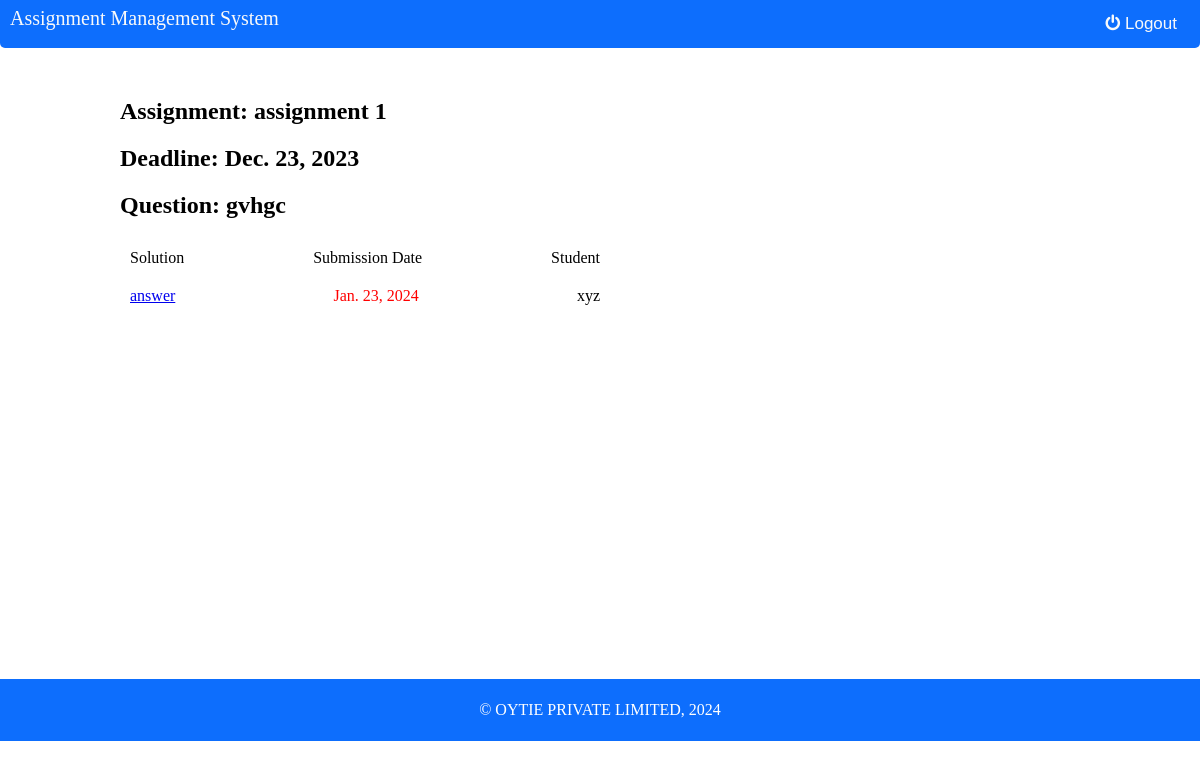
Page /assignment_response/2 on the committed database.
### service/models.py (models this page shows)
class Assignment(models.Model):
    name=models.CharField(max_length=50)
    batch=models.ForeignKey("Batch", on_delete=models.CASCADE)
    teacher_id=models.ForeignKey("Teacher", on_delete=models.CASCADE)
    questions=models.TextField(max_length=200)
    deadline=models.DateField()

class Solution(models.Model):
    stud_id=models.ForeignKey("Student", on_delete=models.CASCADE)
    assign_id=models.ForeignKey("Assignment", on_delete=models.CASCADE)
    solution=models.TextField(max_length=500)
    points=models.CharField(max_length=20,null=True)
    comment=models.CharField(max_length=80,null=True)
    submission_date=models.DateField()

class Student(models.Model):
    name=models.CharField(max_length=20)
    username=models.CharField(max_length=50)
    address=models.CharField(max_length=80)
    phone=models.CharField(max_length=20)
    email=models.EmailField(max_length = 254)
    batch=models.ForeignKey("Batch", on_delete=models.CASCADE)
    password=models.CharField(max_length=20)

### assignment_management/views.py (the view)
# urls.py: path('assignment_response/<int:id>',views.assignment_response,name="assignment_response"),
def assignment_response(request,id):
    main_list=[]
    assignset=Assignment.objects.filter(id=id)
    for assign in assignset:
        data={"id":assign.id,"name":assign.name,"deadline":assign.deadline,"que":assign.questions}
    result=Solution.objects.filter(assign_id=id)
    for res in result:
        stud_id=res.stud_id
        stud_detail=Student.objects.filter(id=stud_id.id)
        for s in stud_detail:
            stud_name=s.name
        list=[stud_id.id,stud_name,res.solution,res.submission_date]
        main_list.append(list)
    data.update({"details":main_list})
    return render(request,'assignment_response.html',data)

### templates/assignment_response.html (shortened to what this page needs)
<!DOCTYPE html>
<html lang="en">
<head>
  <link rel="stylesheet" href="https://cdnjs.cloudflare.com/ajax/libs/font-awesome/4.7.0/css/font-awesome.min.css">
</head>
<body>
  <nav>
    <h1 id="header">Assignment Management System</h1>
    <div id="nav--right">
      <form action="{%url 'logout'%}">
        <li><button id="logout"><i class="fa fa-power-off"></i>Logout</button></li>
      </form>
    </div>
  </nav>
  <div class="container">
    <h1 >Assignment: {{name}}</h1>
    <h1>Deadline: {{deadline}}</h1>
    <h1>Question: {{que}}</h1>
    <ul>
      <li>
        <div class="sol">Solution</div>
        <div class="submission">Submission Date</div>
        <div class="stud">Student</div>
      </li>
      {% for x in details%}
      <li>
        <a href="/check/{{id}}/{{x.0}}">
          <div>{{x.2}}</div>
        </a>
        <div class="date">{{x.3}}</div>
        <div>{{x.1}}</div>
      </li>
      {% endfor %}
    </ul>
    <br>
    <br>
  </div>
  <footer class="footer">
    <p>&copy; OYTIE PRIVATE LIMITED, 2024</p>
  </footer>
</body>
</html>

### templates/assignment_response.html (style rules this page uses)
* { padding: 0; margin: 0; box-sizing: border-box; }
html, main { width: 100%; height: 100%; position: relative; }
nav { display: flex; justify-content: space-between; background-color: #0d6efd; color: #f8f9fa; width: 100%; height: 6vh; border-radius: 0 0 5px 5px; }
#nav--right { display: flex; align-items: center; gap: 20px; }
.container { width: 80%; margin: 50px auto; text-align: left; }
h1 { font-size: 24px; margin-bottom: 20px; }
#header { margin-left: 10px; margin-right: 10px; list-style: none; margin-top: 7px; font-size: 20px; font-weight: 500; }
ul { list-style: none; padding: 0; margin: 0; }
li { text-align: center; padding: 10px; display: flex; justify-content: space-between; padding-right: 50%; }
#logout { display: flex; color: #f8f9fa; padding: 5px; background-color: transparent; border: none; font-size: 17px; cursor: pointer; margin-right: 18px; }
#logout i { cursor: pointer; margin-right: 5px; }
.date { color: red; }
.footer { background: #0d6efd; width: 100%; padding: 22px 0; margin-top: 41vh; text-align: center; height: fit-content; color: #fff; }
.footer p { display: flex; justify-content: center; align-items: center; text-align: center; }

### rows in the picture
Assignment: name "assignment 1", deadline "Dec. 23, 2023", questions "gvhgc"
Solution: solution "answer", submission_date "Jan. 23, 2024"
Student: name "xyz"
